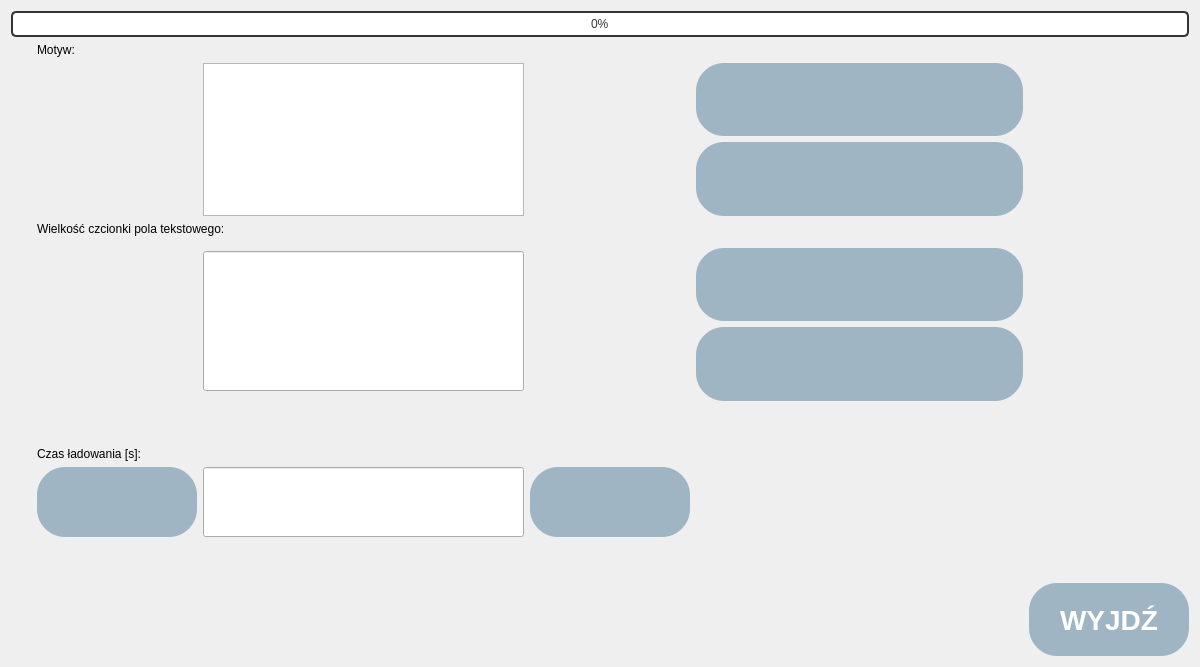
<?xml version="1.0" encoding="UTF-8"?>
<ui version="4.0">
 <class>PersonalizeView</class>
 <widget class="QWidget" name="PersonalizeView">
  <property name="windowModality">
   <enum>Qt::WindowModal</enum>
  </property>
  <property name="geometry">
   <rect>
    <x>0</x>
    <y>0</y>
    <width>1200</width>
    <height>667</height>
   </rect>
  </property>
  <property name="baseSize">
   <size>
    <width>0</width>
    <height>0</height>
   </size>
  </property>
  <property name="palette">
   <palette>
    <active/>
    <inactive/>
    <disabled/>
   </palette>
  </property>
  <property name="windowTitle">
   <string>Menu</string>
  </property>
  <property name="autoFillBackground">
   <bool>true</bool>
  </property>
  <property name="styleSheet">
   <string notr="true">
QProgressBar{
    border: 2px solid #343434;
    border-radius: 5px;
    text-align: center;
	color: #343434;

}
QProgressBar::chunk {
    background-color: #5C83D5;

}
QTextEdit{
	 min-height: 10px;
 min-width: 100px;
  border-radius: 28px;
  font-family: Arial;
  
  font-size: 20px;
  background:  #ffffff;
  padding: 10px 20px 10px 20px;
  text-decoration: none;
 
}
QPushButton {
 font: 28px arial, sans-serif;
  border-radius: 28px;
font-weight: bold;
  color: #ffffff;
 font-weight:bold;
  background: #9fb5c4;
  padding: 10px 20px 10px 20px;
  text-decoration: none;

}
QPushButton:hover{
 background: #4a6373;
  text-decoration: none;
}
QPushButton#clear {
  font-size: 18px;
}
QPushButton#home {
  font-size: 18px;
}
QPushButton#end {
  font-size: 18px;
}





QPushButton:pressed{
background: #2b4454;
  text-decoration: none;
}
QPushButton:focus {
   outline: none;
}
QScrollBar:vertical {           
       border: none;
        background:#343434;
        width:10px;    
        margin: 5px 5px 5px 5px;
    }
  </string>
  </property>
  <layout class="QGridLayout" name="gridLayout">
   <item row="6" column="0">
    <layout class="QGridLayout" name="items">
     <item row="1" column="1" colspan="6">
      <widget class="QLabel" name="label">
       <property name="sizePolicy">
        <sizepolicy hsizetype="Preferred" vsizetype="Preferred">
         <horstretch>0</horstretch>
         <verstretch>0</verstretch>
        </sizepolicy>
       </property>
       <property name="text">
        <string>Motyw:</string>
       </property>
      </widget>
     </item>
     <item row="14" column="6">
      <widget class="ButtonOperator" name="exit">
       <property name="sizePolicy">
        <sizepolicy hsizetype="Preferred" vsizetype="Preferred">
         <horstretch>1</horstretch>
         <verstretch>1</verstretch>
        </sizepolicy>
       </property>
       <property name="minimumSize">
        <size>
         <width>70</width>
         <height>70</height>
        </size>
       </property>
       <property name="sizeIncrement">
        <size>
         <width>0</width>
         <height>0</height>
        </size>
       </property>
       <property name="text">
        <string>WYJDŹ</string>
       </property>
      </widget>
     </item>
     <item row="4" column="1" colspan="6">
      <widget class="QLabel" name="label_2">
       <property name="sizePolicy">
        <sizepolicy hsizetype="Preferred" vsizetype="Preferred">
         <horstretch>0</horstretch>
         <verstretch>0</verstretch>
        </sizepolicy>
       </property>
       <property name="text">
        <string>Wielkość czcionki pola tekstowego:</string>
       </property>
      </widget>
     </item>
     <item row="12" column="2">
      <widget class="QLineEdit" name="timeValue">
       <property name="sizePolicy">
        <sizepolicy hsizetype="Preferred" vsizetype="Fixed">
         <horstretch>2</horstretch>
         <verstretch>0</verstretch>
        </sizepolicy>
       </property>
       <property name="minimumSize">
        <size>
         <width>0</width>
         <height>70</height>
        </size>
       </property>
      </widget>
     </item>
     <item row="12" column="3">
      <widget class="ButtonOperator" name="timeMore">
       <property name="sizePolicy">
        <sizepolicy hsizetype="Preferred" vsizetype="Preferred">
         <horstretch>1</horstretch>
         <verstretch>1</verstretch>
        </sizepolicy>
       </property>
       <property name="minimumSize">
        <size>
         <width>70</width>
         <height>70</height>
        </size>
       </property>
       <property name="text">
        <string/>
       </property>
       <property name="icon">
        <iconset resource="resources.qrc">
         <normaloff>:/Icons/icons/right.png</normaloff>:/Icons/icons/right.png</iconset>
       </property>
      </widget>
     </item>
     <item row="13" column="2">
      <spacer name="verticalSpacer_2">
       <property name="orientation">
        <enum>Qt::Vertical</enum>
       </property>
       <property name="sizeHint" stdset="0">
        <size>
         <width>20</width>
         <height>40</height>
        </size>
       </property>
      </spacer>
     </item>
     <item row="2" column="2" rowspan="2">
      <widget class="QListWidget" name="listWidget"/>
     </item>
     <item row="6" column="0">
      <spacer name="verticalSpacer_3">
       <property name="orientation">
        <enum>Qt::Vertical</enum>
       </property>
       <property name="sizeHint" stdset="0">
        <size>
         <width>20</width>
         <height>40</height>
        </size>
       </property>
      </spacer>
     </item>
     <item row="7" column="4" colspan="2">
      <widget class="ButtonOperator" name="f2">
       <property name="sizePolicy">
        <sizepolicy hsizetype="Preferred" vsizetype="Preferred">
         <horstretch>1</horstretch>
         <verstretch>1</verstretch>
        </sizepolicy>
       </property>
       <property name="minimumSize">
        <size>
         <width>70</width>
         <height>70</height>
        </size>
       </property>
       <property name="text">
        <string/>
       </property>
       <property name="icon">
        <iconset resource="resources.qrc">
         <normaloff>:/Icons/icons/down.png</normaloff>:/Icons/icons/down.png</iconset>
       </property>
       <property name="iconSize">
        <size>
         <width>32</width>
         <height>32</height>
        </size>
       </property>
      </widget>
     </item>
     <item row="6" column="4" colspan="2">
      <widget class="ButtonOperator" name="f1">
       <property name="sizePolicy">
        <sizepolicy hsizetype="Preferred" vsizetype="Preferred">
         <horstretch>1</horstretch>
         <verstretch>1</verstretch>
        </sizepolicy>
       </property>
       <property name="minimumSize">
        <size>
         <width>70</width>
         <height>70</height>
        </size>
       </property>
       <property name="text">
        <string/>
       </property>
       <property name="icon">
        <iconset resource="resources.qrc">
         <normaloff>:/Icons/icons/up.png</normaloff>:/Icons/icons/up.png</iconset>
       </property>
       <property name="iconSize">
        <size>
         <width>32</width>
         <height>32</height>
        </size>
       </property>
      </widget>
     </item>
     <item row="12" column="1">
      <widget class="ButtonOperator" name="timeLess">
       <property name="sizePolicy">
        <sizepolicy hsizetype="Preferred" vsizetype="Preferred">
         <horstretch>1</horstretch>
         <verstretch>1</verstretch>
        </sizepolicy>
       </property>
       <property name="minimumSize">
        <size>
         <width>70</width>
         <height>70</height>
        </size>
       </property>
       <property name="text">
        <string/>
       </property>
       <property name="icon">
        <iconset resource="resources.qrc">
         <normaloff>:/Icons/icons/left.png</normaloff>:/Icons/icons/left.png</iconset>
       </property>
      </widget>
     </item>
     <item row="9" column="1">
      <widget class="QLabel" name="label_3">
       <property name="sizePolicy">
        <sizepolicy hsizetype="Preferred" vsizetype="Preferred">
         <horstretch>0</horstretch>
         <verstretch>0</verstretch>
        </sizepolicy>
       </property>
       <property name="text">
        <string>Czas ładowania [s]:</string>
       </property>
      </widget>
     </item>
     <item row="0" column="0" colspan="7">
      <widget class="QProgressBar" name="progressBar">
       <property name="value">
        <number>0</number>
       </property>
      </widget>
     </item>
     <item row="5" column="2" rowspan="3">
      <widget class="QLineEdit" name="lineEdit">
       <property name="minimumSize">
        <size>
         <width>0</width>
         <height>140</height>
        </size>
       </property>
      </widget>
     </item>
     <item row="3" column="4" colspan="2">
      <widget class="ButtonOperator" name="m2">
       <property name="sizePolicy">
        <sizepolicy hsizetype="Preferred" vsizetype="Preferred">
         <horstretch>1</horstretch>
         <verstretch>1</verstretch>
        </sizepolicy>
       </property>
       <property name="minimumSize">
        <size>
         <width>70</width>
         <height>70</height>
        </size>
       </property>
       <property name="text">
        <string/>
       </property>
       <property name="icon">
        <iconset resource="resources.qrc">
         <normaloff>:/Icons/icons/down.png</normaloff>:/Icons/icons/down.png</iconset>
       </property>
       <property name="iconSize">
        <size>
         <width>32</width>
         <height>32</height>
        </size>
       </property>
      </widget>
     </item>
     <item row="2" column="4" colspan="2">
      <widget class="ButtonOperator" name="m1">
       <property name="sizePolicy">
        <sizepolicy hsizetype="Preferred" vsizetype="Preferred">
         <horstretch>1</horstretch>
         <verstretch>1</verstretch>
        </sizepolicy>
       </property>
       <property name="minimumSize">
        <size>
         <width>70</width>
         <height>70</height>
        </size>
       </property>
       <property name="text">
        <string/>
       </property>
       <property name="icon">
        <iconset resource="resources.qrc">
         <normaloff>:/Icons/icons/up.png</normaloff>:/Icons/icons/up.png</iconset>
       </property>
       <property name="iconSize">
        <size>
         <width>32</width>
         <height>32</height>
        </size>
       </property>
      </widget>
     </item>
     <item row="8" column="1">
      <spacer name="verticalSpacer">
       <property name="orientation">
        <enum>Qt::Vertical</enum>
       </property>
       <property name="sizeHint" stdset="0">
        <size>
         <width>20</width>
         <height>40</height>
        </size>
       </property>
      </spacer>
     </item>
    </layout>
   </item>
  </layout>
 </widget>
 <customwidgets>
  <customwidget>
   <class>ButtonOperator</class>
   <extends>QPushButton</extends>
   <header location="global">buttonoperator.h</header>
  </customwidget>
 </customwidgets>
 <resources>
  <include location="resources.qrc"/>
 </resources>
 <connections/>
</ui>
